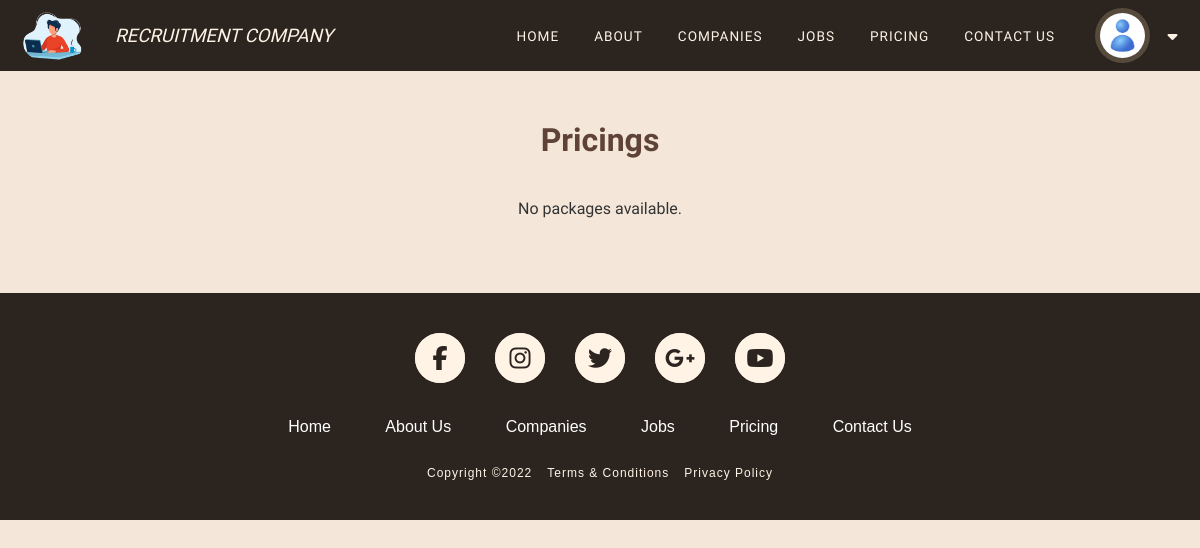
Before: /pages/pricing.php (signed in) with the older database file.
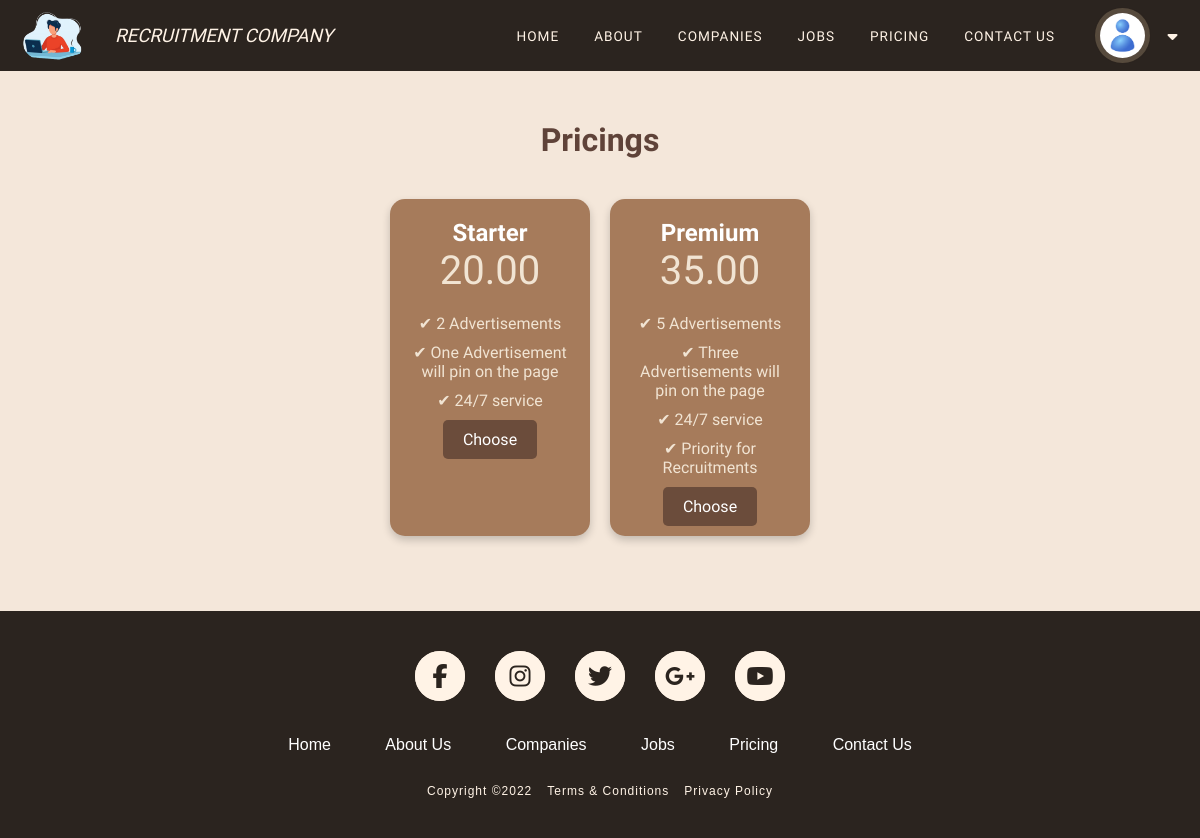
After: the same page with the newer database file.
### tables this page shows
CREATE TABLE candidate (
    id VARCHAR(5) PRIMARY KEY,
    first_name VARCHAR(100) NOT NULL,
    last_name VARCHAR(100) NOT NULL,
    gender ENUM('male', 'female', 'other') NOT NULL,
    date_of_birth DATE NOT NULL,
    mobile_no VARCHAR(15),
    email VARCHAR(100) NOT NULL UNIQUE,
    experience INT,
    image VARCHAR(255),
    cv_file VARCHAR(255), 
    package VARCHAR(100),
    user_comment TEXT,
    user_password VARCHAR(100),
    created_at TIMESTAMP DEFAULT CURRENT_TIMESTAMP
);

CREATE TABLE packages (
    id VARCHAR(5) PRIMARY KEY,
    name VARCHAR(50),
    monthly_rate DECIMAL(10, 2),
    features TEXT,
    created_at TIMESTAMP DEFAULT CURRENT_TIMESTAMP
);

### includes/get_user.php (called while the page is built, shortened)
<?php
include '../includes/config.php';
if (isset($_SESSION['user_id'], $_SESSION['user_type'])) {
    $user_sql = "SELECT * FROM " . $_SESSION['user_type'] . " WHERE id = '" . $_SESSION['user_id'] . "'";
    $user_details = $conn->query($user_sql);
    if ($user_details->num_rows > 0) {
        $user = $user_details->fetch_assoc();
    } else {
        echo "Internal Error: User not found!";
        exit();
    }
} else {
    $is_logged_in = false;
    header("Location: ../login/login.php");
    exit();
}
?>

### pages/pricing.php (the view, shortened to what this page needs)
<?php
include '../includes/get_user.php';
?>
<!DOCTYPE html>
<html lang="en">
<head>
    <link rel="stylesheet" href="./styles/pricingStyle.css">
</head>
<body>
<?php
    include_once '../includes/header.php';
?>
    <div class="pricing-table">
        <h1>Pricings</h1>
        <div class="pricing-cards">
        <?php
$pricing_sql = "SELECT * FROM packages";
$fetch_pkgs = $conn->query($pricing_sql);
if ($fetch_pkgs->num_rows > 0) {
    while ($pkgs = $fetch_pkgs->fetch_assoc()) {
        echo "
        <div class=\"card\">
            <h2>{$pkgs['name']}</h2>
            <div class=\"price\">
                <span>{$pkgs['monthly_rate']}</span>
            </div>
            <ul class=\"features\">";
        $specs = explode(",", $pkgs['features']);
        foreach ($specs as $key => $feature) {
            echo "<li>✔ {$feature}</li>";
        }
        echo "</ul>
            <a class=\"button\" href='../includes/add_pkg.php?pkgID={$pkgs['id']}'>Choose</a>
        </div>
        ";
    }
} else {
    echo "<p>No packages available.</p>";
}
?>
        </div>
    </div>
<?php
    include_once '../includes/footer.php';
?>
</body>
</html>

### includes/header.php (shortened to what this page needs)
<!DOCTYPE html>
<html lang="en">
<head>
    <link rel="stylesheet" href="https://cdnjs.cloudflare.com/ajax/libs/font-awesome/6.6.0/css/all.min.css">
    <link rel="stylesheet" href="../includes/styles/headerStyles.css">
</head>
<body>
    <header>
       <div class="header-frame">
        <div class="header-subframe">
            <img class="header-logo-img" src="../images/logo/logo.png" alt="logo_image">
            <h3>Recruitment Company</h3>
        </div>
        <div class="header-subframe">
            <div class="header-miniframe">
                <a href="">Home</a>
                <a href="">About</a>
                <a href="">Companies</a>
                <a href="">Jobs</a>
                <a href="../pages/pricing.php">Pricing</a>
                <a href="">Contact Us</a>
            </div>
            <div class="header-miniframe">
                <div class="header-action">
                    <div class="profile-image">
                        <img src="<?php echo $user['image'] ?>" alt="profile_picture">
                    </div>
                    <div class="icon">
                        <i class="fa-solid fa-caret-down"></i>
                    </div>
                </div>
            </div>
        </div>
       </div>
    </header>
</body>
</html>

### includes/footer.php
<!DOCTYPE html>
<html lang="en">
<head>
    <link rel="stylesheet" href="https://cdnjs.cloudflare.com/ajax/libs/font-awesome/6.6.0/css/all.min.css">
    <link rel="stylesheet" href="../includes/styles/footerStyles.css">
</head>
<body>
    <footer>
        <div class="footer-container">
            <div class="social-icons">
                <a href="#" class="social-icon"><i class="fab fa-facebook-f"></i></a>
                <a href="#" class="social-icon"><i class="fab fa-instagram"></i></a>
                <a href="#" class="social-icon"><i class="fab fa-twitter"></i></a>
                <a href="#" class="social-icon"><i class="fab fa-google-plus-g"></i></a>
                <a href="#" class="social-icon"><i class="fab fa-youtube"></i></a>
            </div>
            <ul class="footer-nav">
                <li><a href="#">Home</a></li>
                <li><a href="#">About Us</a></li>
                <li><a href="#">Companies</a></li>
                <li><a href="#">Jobs</a></li>
                <li><a href="#">Pricing</a></li>
                <li><a href="#">Contact Us</a></li>
            </ul>
            <div class="footer-bottom">
                <p>Copyright ©2022</p>
                <a href=""><p>Terms & Conditions</p></a>
                <a href=""><p>Privacy Policy</p></a>
            </div>
        </div>
    </footer>
</body>
</html>

### pages/styles/pricingStyle.css (style rules this page uses)
* { margin: 0; padding: 0; position: relative; }
a { text-decoration: none; color: inherit; }
body { font-family: "Ubuntu", sans-serif; background-color: #f4e7da; color: #333; width: 100%; }
header { width: 100% !important; }
.pricing-table { text-align: center; padding: 50px 20px; }
h1 { margin-bottom: 40px; color: #5f4339; }
.pricing-cards { display: flex; justify-content: center; gap: 20px; }
.card { background-color: #a67b5b; color: white; padding: 20px; border-radius: 15px; width: 200px; transition: 0.3s; box-shadow: 0 4px 8px rgba(0, 0, 0, 0.2); }
.price span { font-size: 2.5em; color: #f1e4d3; display: block; margin-bottom: 20px; }
.features { list-style: none; margin-bottom: 20px; }
.features li { margin: 10px 0; color: #f1e4d3; }
.button { background-color: #6b4c3b; color: white; padding: 10px 20px; border: none; border-radius: 5px; cursor: pointer; transition: background-color 0.3s; }

### includes/styles/headerStyles.css (style rules this page uses)
* { margin: 0; padding: 0; position: relative; }
a { text-decoration: none; color: inherit; }
header { padding: 5px 15px; width: calc(100% - 30px); background-color: #2b241f; color: #fff3e6; z-index: 100; }
.header-frame { display: flex; align-items: center; justify-content: space-between; font-family: "Ubuntu", sans-serif; }
.header-subframe { display: flex; align-items: center; gap: 25px; }
.header-action, .header-miniframe { display: flex; align-items: center; gap: 5px; }
.header-action { display: flex; gap: 5px; }
.header-logo-img { width: 75px; }
.header-subframe h3 { font-weight: normal; font-family: "Yeseva One", serif; font-style: italic; text-transform: uppercase; }
.header-miniframe a { padding: 10px 15px; font-size: .85em; font-weight: normal; letter-spacing: 1px; text-transform: uppercase; display: flex; align-items: center; justify-content: center; gap: 10px; cursor: pointer; }
.header-miniframe a::after { content: ''; position: absolute; width: 100%; height: 1.5px; left: 0; bottom: 1px; background-color: #fff3e6; transform-origin: left; transform: scale(0, 1); transition: all ease-in-out .35s; }
.header-subframe .header-miniframe .header-action .profile-image { display: flex; justify-content: center; align-items: center; width: 55px; height: 55px; background-color: #574b3d; border-radius: 50%; }
.header-subframe .header-miniframe .header-action .profile-image img { width: 45px; height: 45px; border-radius: 50%; object-fit: cover; object-position: center; box-shadow: 0 0 5px #57493f; }
.header-subframe .header-miniframe .header-action .icon { width: 25px; height: 25px; display: flex; align-items: center; justify-content: center; cursor: pointer; margin-left: 5px; transition: all ease-in-out .35s; transform: rotate(0deg); }

### includes/styles/footerStyles.css (style rules this page uses)
* { margin: 0; padding: 0; box-sizing: border-box; }
a { color: inherit; text-decoration: none; }
footer { background-color: #2b241f; padding: 40px 0; color: #fff3e6; text-align: center; font-family: Arial, sans-serif; margin-top: 25px; }
.social-icons { margin-bottom: 35px; display: flex; justify-content: center; }
.social-icon { margin: 0 15px; background-color: #fff3e6; width: 50px; height: 50px; border-radius: 50%; outline: 2px solid #fff3e6; outline-offset: -2px; display: flex; align-items: center; justify-content: center; color: #2b241f; font-size: 24px; text-decoration: none; transition: color 0.3s ease; }
.footer-nav { list-style: none; margin-bottom: 20px; }
.footer-nav li { display: inline-block; margin: 0 25px; }
.footer-nav a { color: white; text-decoration: none; transition: color 0.3s ease; }
.footer-bottom { padding-top: 10px; font-size: 12px; display: flex; justify-content: center; gap: 15px; letter-spacing: 1px; }

Changed rows visible on the page:
added packages: name "Starter", monthly_rate "20.00", features "2 Advertisements", features "One Advertisement will pin on the page", features "24/7 service"
added packages: name "Premium", monthly_rate "35.00", features "5 Advertisements", features "Three Advertisements will pin on the page", features "24/7 service", features "Priority for Recruitments"
Other visible differences:
text no longer shown: "No packages available."
